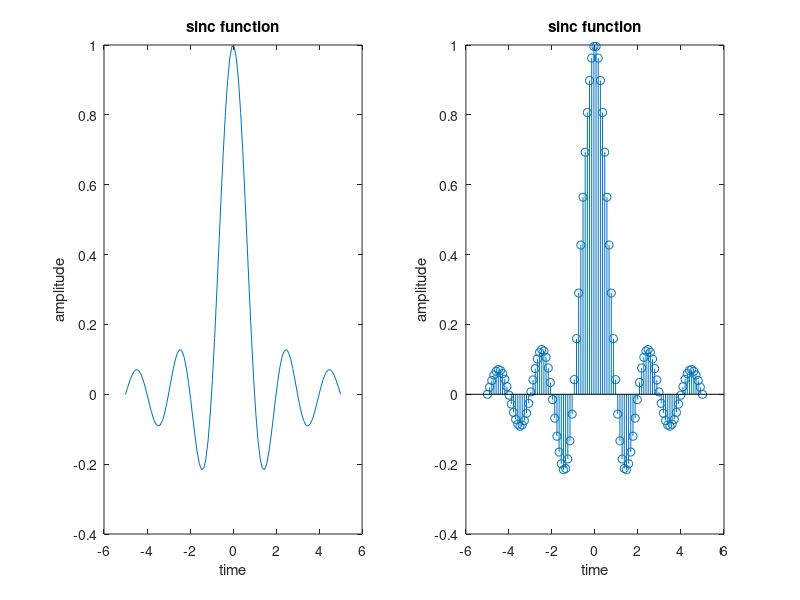

This chart was generated by the following MATLAB code:
% Ramp
clc
close all
x = linspace(-5,5);
y = sinc(x);
subplot(1,2,1);plot(x,y)
xlabel('time');
ylabel('amplitude');
title('sinc function');
subplot(1,2,2);stem(x,y);
xlabel('time');
ylabel('amplitude');
title('sinc function');